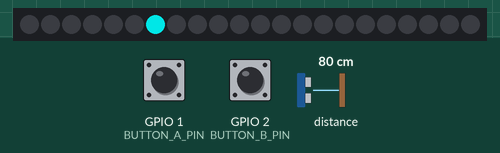
Recording of a sketch running on a simulated ESP32-S3. Shown: 22 RGB LEDs in strip order, left to right. Inputs (shaded band) come from the test bench; at power-on: GPIO 2 (BUTTON_B_PIN) HIGH, GPIO 1 (BUTTON_A_PIN) HIGH, distance to the obstacle 80 cm. Dim RGB values are drawn brighter than linear; what the sketch prints to the serial monitor is not drawn.

Above: at 1.2 s.
1.3 s: GPIO 2 (BUTTON_B_PIN) pulled LOW for 0.15 s
At 1.83 s:
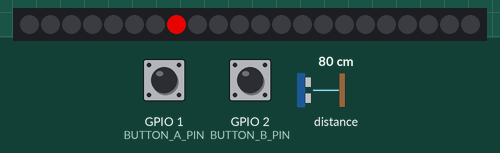
2.0 s: GPIO 1 (BUTTON_A_PIN) pulled LOW for 0.15 s
At 2.4 s:
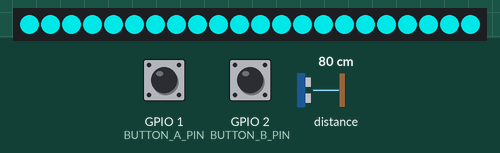
3.6 s: GPIO 1 (BUTTON_A_PIN) pulled LOW for 1 s
At 4.09 s:
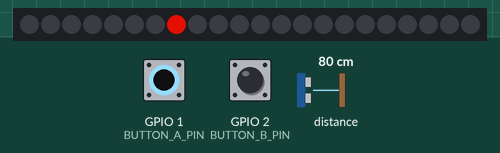
5.2 s: GPIO 2 (BUTTON_B_PIN) pulled LOW for 1 s
7.7 s: GPIO 2 (BUTTON_B_PIN) pulled LOW for 0.15 s
8.4 s: distance to the obstacle set to 2 cm
At 10.97 s:
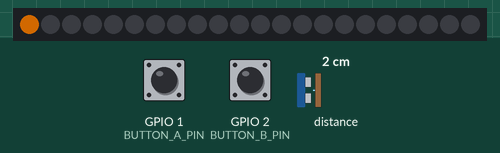

Measured:
- after the input at 1.3 s, the LEDs: first change after 0.13 s (image 1 shows a later state)
- after the input at 2.0 s, the LEDs: change after 0.10 s (image 2)
- after the input at 3.6 s, the LEDs: first change after 0.10 s (image 3 shows a later state)

The sketch:

stage_tracker.ino
```cpp
// ============================================================
//  STAGE TRACKER — NIDA Workshop
//  ESP32-S3 Supermini + VL53L0X + WS2812B strip
// ============================================================
//
//  LIBRARIES NEEDED (install via Arduino IDE Library Manager):
//    - FastLED
//    - Adafruit_VL53L0X
//
//  WIRING:
//    VL53L0X  SDA  →  IO8
//    VL53L0X  SCL  →  IO9
//    VL53L0X  VIN  →  3V3
//    VL53L0X  GND  →  GND
//
//    LED strip DATA  →  IO5
//    LED strip 5V    →  5V
//    LED strip GND   →  GND
//
//    Button A  →  IO1  (+ GND)
//    Button B  →  IO2  (+ GND)
//
// ============================================================

#include <FastLED.h>
#include <Wire.h>
#include <Adafruit_VL53L0X.h>

// ---- PIN ASSIGNMENTS ----
#define LED_PIN       5     // WS2812B data line
#define BUTTON_A_PIN  1     // Mode toggle
#define BUTTON_B_PIN  2     // Brightness cycle

// ---- LED STRIP CONFIG ----
#define NUM_LEDS      22    // Change to match your strip length
#define LED_TYPE      WS2812B
#define COLOR_ORDER   GRB

// ---- TUNABLE PARAMETERS (great for attendees to tweak!) ----
#define SENSOR_MIN_MM   100   // Distance when actor is at near edge (mm)
#define SENSOR_MAX_MM   2000  // Distance when actor is at far edge (mm)
#define SMOOTHING       0.08f // 0.0 = no movement, 1.0 = instant snap
#define PIXEL_COLOR     CRGB::Cyan  // Try: Red, Green, Blue, White, Purple...

// ---- COLOUR MODES ----
#define COLOUR_FIXED   0   // Cyan
#define COLOUR_DRIFT   1   // Random slow drift

// ---- MODES ----
// Mode 0: Follow  — pixel tracks actor position
// Mode 1: Static  — full strip on (useful demo / fallback)
#define MODE_FOLLOW   0
#define MODE_STATIC   1

// ============================================================

CRGB leds[NUM_LEDS];
Adafruit_VL53L0X sensor;

float smoothedIndex = 0;        // Fractional LED position (smoothed)
uint8_t currentMode = MODE_FOLLOW;
uint8_t currentColourMode = COLOUR_FIXED;

// Drift colour state
float driftH = 0;               // Hue 0-255, drifts slowly

bool lastButtonA = HIGH;
bool lastButtonB = HIGH;

// ============================================================

void setup() {
  Serial.begin(115200);
  Serial.println("Stage Tracker — starting up");

  // Buttons with internal pullup (press = LOW)
  pinMode(BUTTON_A_PIN, INPUT_PULLUP);
  pinMode(BUTTON_B_PIN, INPUT_PULLUP);

  // LED strip
  FastLED.addLeds<LED_TYPE, LED_PIN, COLOR_ORDER>(leds, NUM_LEDS);
  FastLED.setBrightness(180);
  fill_solid(leds, NUM_LEDS, CRGB::Black);
  FastLED.show();

  // I2C sensor
  Wire.begin(8, 9); // SDA=IO8, SCL=IO9
  if (!sensor.begin()) {
    Serial.println("VL53L0X not found — check wiring!");
    // Flash red to indicate error
    while (true) {
      fill_solid(leds, NUM_LEDS, CRGB::Red);
      FastLED.show();
      delay(300);
      fill_solid(leds, NUM_LEDS, CRGB::Black);
      FastLED.show();
      delay(300);
    }
  }
  Serial.println("Sensor ready.");
}

// ============================================================

void loop() {
  handleButtons();

  if (currentMode == MODE_STATIC) {
    fill_solid(leds, NUM_LEDS, PIXEL_COLOR);
    FastLED.show();
    delay(20);
    return;
  }

  // --- Read sensor ---
  VL53L0X_RangingMeasurementData_t measure;
  sensor.rangingTest(&measure, false);

  if (measure.RangeStatus != 4) { // Status 4 = out of range / no target
    int distMM = measure.RangeMilliMeter;
    distMM = constrain(distMM, SENSOR_MIN_MM, SENSOR_MAX_MM);

    // Map distance to LED index
    float targetIndex = map(distMM, SENSOR_MIN_MM, SENSOR_MAX_MM, 0, NUM_LEDS - 1);

    // Smooth toward target (exponential moving average)
    smoothedIndex += (targetIndex - smoothedIndex) * SMOOTHING;
  }

  // --- Colour ---
  CRGB colour;
  if (currentColourMode == COLOUR_DRIFT) {
    driftH += 0.3f; // speed of drift — tweak this!
    if (driftH > 255) driftH -= 255;
    colour = CHSV((uint8_t)driftH, 255, 255);
  } else {
    colour = PIXEL_COLOR;
  }

  // --- Draw ---
  int pixelIndex = (int)round(smoothedIndex);
  pixelIndex = constrain(pixelIndex, 0, NUM_LEDS - 1);

  fill_solid(leds, NUM_LEDS, CRGB::Black);
  leds[pixelIndex] = colour;
  FastLED.show();

  delay(16); // ~60fps
}

// ============================================================

void handleButtons() {
  bool stateA = digitalRead(BUTTON_A_PIN);
  bool stateB = digitalRead(BUTTON_B_PIN);

  // Button A — toggle mode on press
  if (stateA == LOW && lastButtonA == HIGH) {
    currentMode = (currentMode == MODE_FOLLOW) ? MODE_STATIC : MODE_FOLLOW;
    Serial.print("Mode: ");
    Serial.println(currentMode == MODE_FOLLOW ? "FOLLOW" : "STATIC");
    delay(50); // debounce
  }

  // Button B — toggle colour mode
  if (stateB == LOW && lastButtonB == HIGH) {
    currentColourMode = (currentColourMode == COLOUR_FIXED) ? COLOUR_DRIFT : COLOUR_FIXED;
    Serial.print("Colour mode: ");
    Serial.println(currentColourMode == COLOUR_FIXED ? "FIXED" : "DRIFT");
    delay(50); // debounce
  }

  lastButtonA = stateA;
  lastButtonB = stateB;
}
```
